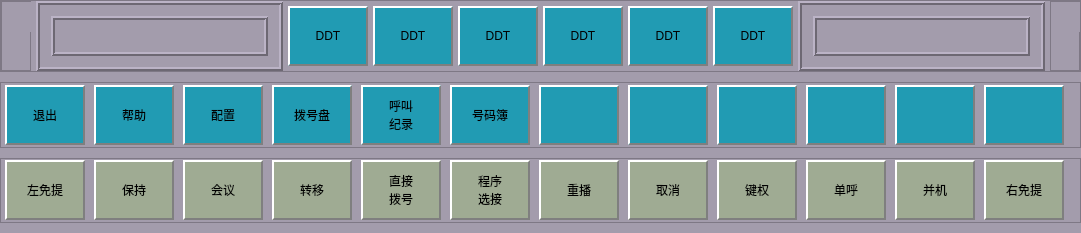
<?xml version="1.0" encoding="UTF-8"?>
<ui version="4.0">
 <class>CPhoneCtrlWidget</class>
 <widget class="QWidget" name="CPhoneCtrlWidget">
  <property name="geometry">
   <rect>
    <x>0</x>
    <y>0</y>
    <width>1081</width>
    <height>233</height>
   </rect>
  </property>
  <property name="windowTitle">
   <string>CPhoneCtrlWidget</string>
  </property>
  <property name="styleSheet">
   <string notr="true">background-color: rgb(163, 156, 172);</string>
  </property>
  <layout class="QVBoxLayout" name="verticalLayout">
   <property name="spacing">
    <number>10</number>
   </property>
   <property name="leftMargin">
    <number>0</number>
   </property>
   <property name="topMargin">
    <number>0</number>
   </property>
   <property name="rightMargin">
    <number>0</number>
   </property>
   <property name="bottomMargin">
    <number>10</number>
   </property>
   <item>
    <widget class="QFrame" name="frame">
     <property name="styleSheet">
      <string notr="true">.QToolButton
{
	background-color: rgb(33, 155, 179);
	border-top:2px solid rgb(255,255,255);
	border-left:2px solid rgb(255,255,255);
	border-right:2px solid rgb(127,127,127);
	border-bottom:2px solid rgb(127,127,127);
}</string>
     </property>
     <property name="frameShape">
      <enum>QFrame::StyledPanel</enum>
     </property>
     <property name="frameShadow">
      <enum>QFrame::Raised</enum>
     </property>
     <layout class="QHBoxLayout" name="horizontalLayout_3">
      <property name="spacing">
       <number>5</number>
      </property>
      <property name="leftMargin">
       <number>0</number>
      </property>
      <property name="topMargin">
       <number>0</number>
      </property>
      <property name="rightMargin">
       <number>0</number>
      </property>
      <property name="bottomMargin">
       <number>0</number>
      </property>
      <item>
       <widget class="QFrame" name="frame_4">
        <property name="maximumSize">
         <size>
          <width>30</width>
          <height>1000</height>
         </size>
        </property>
        <property name="frameShape">
         <enum>QFrame::StyledPanel</enum>
        </property>
        <property name="frameShadow">
         <enum>QFrame::Raised</enum>
        </property>
        <layout class="QVBoxLayout" name="verticalLayout_2">
         <property name="spacing">
          <number>0</number>
         </property>
         <property name="leftMargin">
          <number>0</number>
         </property>
         <property name="topMargin">
          <number>0</number>
         </property>
         <property name="rightMargin">
          <number>0</number>
         </property>
         <property name="bottomMargin">
          <number>0</number>
         </property>
         <item>
          <widget class="QLabel" name="label">
           <property name="sizePolicy">
            <sizepolicy hsizetype="Fixed" vsizetype="Preferred">
             <horstretch>0</horstretch>
             <verstretch>0</verstretch>
            </sizepolicy>
           </property>
           <property name="minimumSize">
            <size>
             <width>30</width>
             <height>30</height>
            </size>
           </property>
           <property name="maximumSize">
            <size>
             <width>30</width>
             <height>30</height>
            </size>
           </property>
           <property name="text">
            <string/>
           </property>
           <property name="pixmap">
            <pixmap resource="../project/DispatherCommunication.qrc">:/img/phone.png</pixmap>
           </property>
           <property name="scaledContents">
            <bool>true</bool>
           </property>
          </widget>
         </item>
         <item>
          <spacer name="verticalSpacer">
           <property name="orientation">
            <enum>Qt::Vertical</enum>
           </property>
           <property name="sizeType">
            <enum>QSizePolicy::Maximum</enum>
           </property>
           <property name="sizeHint" stdset="0">
            <size>
             <width>20</width>
             <height>38</height>
            </size>
           </property>
          </spacer>
         </item>
        </layout>
       </widget>
      </item>
      <item>
       <widget class="QFrame" name="frame_6">
        <property name="frameShape">
         <enum>QFrame::Box</enum>
        </property>
        <property name="frameShadow">
         <enum>QFrame::Raised</enum>
        </property>
        <property name="lineWidth">
         <number>2</number>
        </property>
        <layout class="QVBoxLayout" name="verticalLayout_4">
         <item>
          <widget class="QLabel" name="label_Display_L">
           <property name="font">
            <font>
             <pointsize>20</pointsize>
             <weight>75</weight>
             <bold>true</bold>
            </font>
           </property>
           <property name="frameShape">
            <enum>QFrame::Box</enum>
           </property>
           <property name="frameShadow">
            <enum>QFrame::Raised</enum>
           </property>
           <property name="lineWidth">
            <number>2</number>
           </property>
           <property name="text">
            <string/>
           </property>
           <property name="alignment">
            <set>Qt::AlignCenter</set>
           </property>
          </widget>
         </item>
        </layout>
       </widget>
      </item>
      <item>
       <widget class="QToolButton" name="pushButton">
        <property name="minimumSize">
         <size>
          <width>80</width>
          <height>60</height>
         </size>
        </property>
        <property name="maximumSize">
         <size>
          <width>80</width>
          <height>60</height>
         </size>
        </property>
        <property name="text">
         <string>DDT</string>
        </property>
       </widget>
      </item>
      <item>
       <widget class="QToolButton" name="pushButton_2">
        <property name="minimumSize">
         <size>
          <width>80</width>
          <height>60</height>
         </size>
        </property>
        <property name="maximumSize">
         <size>
          <width>80</width>
          <height>60</height>
         </size>
        </property>
        <property name="text">
         <string>DDT</string>
        </property>
       </widget>
      </item>
      <item>
       <widget class="QToolButton" name="pushButton_3">
        <property name="minimumSize">
         <size>
          <width>80</width>
          <height>60</height>
         </size>
        </property>
        <property name="maximumSize">
         <size>
          <width>80</width>
          <height>60</height>
         </size>
        </property>
        <property name="text">
         <string>DDT</string>
        </property>
       </widget>
      </item>
      <item>
       <widget class="QToolButton" name="pushButton_5">
        <property name="minimumSize">
         <size>
          <width>80</width>
          <height>60</height>
         </size>
        </property>
        <property name="maximumSize">
         <size>
          <width>80</width>
          <height>60</height>
         </size>
        </property>
        <property name="text">
         <string>DDT</string>
        </property>
       </widget>
      </item>
      <item>
       <widget class="QToolButton" name="pushButton_6">
        <property name="minimumSize">
         <size>
          <width>80</width>
          <height>60</height>
         </size>
        </property>
        <property name="maximumSize">
         <size>
          <width>80</width>
          <height>60</height>
         </size>
        </property>
        <property name="text">
         <string>DDT</string>
        </property>
       </widget>
      </item>
      <item>
       <widget class="QToolButton" name="pushButton_4">
        <property name="minimumSize">
         <size>
          <width>80</width>
          <height>60</height>
         </size>
        </property>
        <property name="maximumSize">
         <size>
          <width>80</width>
          <height>60</height>
         </size>
        </property>
        <property name="text">
         <string>DDT</string>
        </property>
       </widget>
      </item>
      <item>
       <widget class="QFrame" name="frame_7">
        <property name="frameShape">
         <enum>QFrame::Box</enum>
        </property>
        <property name="frameShadow">
         <enum>QFrame::Raised</enum>
        </property>
        <property name="lineWidth">
         <number>2</number>
        </property>
        <layout class="QVBoxLayout" name="verticalLayout_5">
         <item>
          <widget class="QLabel" name="label_Display_R">
           <property name="font">
            <font>
             <pointsize>20</pointsize>
             <weight>75</weight>
             <bold>true</bold>
            </font>
           </property>
           <property name="frameShape">
            <enum>QFrame::Box</enum>
           </property>
           <property name="frameShadow">
            <enum>QFrame::Raised</enum>
           </property>
           <property name="lineWidth">
            <number>2</number>
           </property>
           <property name="text">
            <string/>
           </property>
           <property name="alignment">
            <set>Qt::AlignCenter</set>
           </property>
          </widget>
         </item>
        </layout>
       </widget>
      </item>
      <item>
       <widget class="QFrame" name="frame_5">
        <property name="maximumSize">
         <size>
          <width>30</width>
          <height>16777215</height>
         </size>
        </property>
        <property name="frameShape">
         <enum>QFrame::StyledPanel</enum>
        </property>
        <property name="frameShadow">
         <enum>QFrame::Raised</enum>
        </property>
        <layout class="QVBoxLayout" name="verticalLayout_3">
         <property name="spacing">
          <number>0</number>
         </property>
         <property name="leftMargin">
          <number>0</number>
         </property>
         <property name="topMargin">
          <number>0</number>
         </property>
         <property name="rightMargin">
          <number>0</number>
         </property>
         <property name="bottomMargin">
          <number>0</number>
         </property>
         <item>
          <widget class="QLabel" name="label_2">
           <property name="sizePolicy">
            <sizepolicy hsizetype="Fixed" vsizetype="Preferred">
             <horstretch>0</horstretch>
             <verstretch>0</verstretch>
            </sizepolicy>
           </property>
           <property name="minimumSize">
            <size>
             <width>30</width>
             <height>30</height>
            </size>
           </property>
           <property name="maximumSize">
            <size>
             <width>30</width>
             <height>30</height>
            </size>
           </property>
           <property name="text">
            <string/>
           </property>
           <property name="pixmap">
            <pixmap resource="../project/DispatherCommunication.qrc">:/img/phone.png</pixmap>
           </property>
           <property name="scaledContents">
            <bool>true</bool>
           </property>
          </widget>
         </item>
         <item>
          <spacer name="verticalSpacer_2">
           <property name="orientation">
            <enum>Qt::Vertical</enum>
           </property>
           <property name="sizeType">
            <enum>QSizePolicy::Maximum</enum>
           </property>
           <property name="sizeHint" stdset="0">
            <size>
             <width>20</width>
             <height>38</height>
            </size>
           </property>
          </spacer>
         </item>
        </layout>
       </widget>
      </item>
     </layout>
    </widget>
   </item>
   <item>
    <widget class="QFrame" name="frame_2">
     <property name="styleSheet">
      <string notr="true">.QToolButton
{
	background-color: rgb(33, 155, 179);
	border-top:2px solid rgb(255,255,255);
	border-left:2px solid rgb(255,255,255);
	border-right:2px solid rgb(127,127,127);
	border-bottom:2px solid rgb(127,127,127);
}</string>
     </property>
     <property name="frameShape">
      <enum>QFrame::StyledPanel</enum>
     </property>
     <property name="frameShadow">
      <enum>QFrame::Raised</enum>
     </property>
     <layout class="QHBoxLayout" name="horizontalLayout">
      <property name="spacing">
       <number>5</number>
      </property>
      <property name="leftMargin">
       <number>0</number>
      </property>
      <property name="topMargin">
       <number>0</number>
      </property>
      <property name="rightMargin">
       <number>0</number>
      </property>
      <property name="bottomMargin">
       <number>0</number>
      </property>
      <item>
       <widget class="QToolButton" name="Btn_Quit">
        <property name="minimumSize">
         <size>
          <width>80</width>
          <height>60</height>
         </size>
        </property>
        <property name="maximumSize">
         <size>
          <width>80</width>
          <height>60</height>
         </size>
        </property>
        <property name="text">
         <string>退出</string>
        </property>
       </widget>
      </item>
      <item>
       <widget class="QToolButton" name="Btn_Help">
        <property name="minimumSize">
         <size>
          <width>80</width>
          <height>60</height>
         </size>
        </property>
        <property name="maximumSize">
         <size>
          <width>80</width>
          <height>60</height>
         </size>
        </property>
        <property name="text">
         <string>帮助</string>
        </property>
       </widget>
      </item>
      <item>
       <widget class="QToolButton" name="Btn_Config">
        <property name="minimumSize">
         <size>
          <width>80</width>
          <height>60</height>
         </size>
        </property>
        <property name="maximumSize">
         <size>
          <width>80</width>
          <height>60</height>
         </size>
        </property>
        <property name="text">
         <string>配置</string>
        </property>
       </widget>
      </item>
      <item>
       <widget class="QToolButton" name="Btn_Number">
        <property name="minimumSize">
         <size>
          <width>80</width>
          <height>60</height>
         </size>
        </property>
        <property name="maximumSize">
         <size>
          <width>80</width>
          <height>60</height>
         </size>
        </property>
        <property name="text">
         <string>拨号盘</string>
        </property>
       </widget>
      </item>
      <item>
       <widget class="QToolButton" name="Btn_Record">
        <property name="minimumSize">
         <size>
          <width>80</width>
          <height>60</height>
         </size>
        </property>
        <property name="maximumSize">
         <size>
          <width>80</width>
          <height>60</height>
         </size>
        </property>
        <property name="text">
         <string>呼叫
纪录</string>
        </property>
       </widget>
      </item>
      <item>
       <widget class="QToolButton" name="Btn_PhoneBook">
        <property name="minimumSize">
         <size>
          <width>80</width>
          <height>60</height>
         </size>
        </property>
        <property name="maximumSize">
         <size>
          <width>80</width>
          <height>60</height>
         </size>
        </property>
        <property name="text">
         <string>号码簿</string>
        </property>
       </widget>
      </item>
      <item>
       <widget class="QToolButton" name="pushButton_15">
        <property name="minimumSize">
         <size>
          <width>80</width>
          <height>60</height>
         </size>
        </property>
        <property name="maximumSize">
         <size>
          <width>80</width>
          <height>60</height>
         </size>
        </property>
        <property name="text">
         <string/>
        </property>
       </widget>
      </item>
      <item>
       <widget class="QToolButton" name="pushButton_18">
        <property name="minimumSize">
         <size>
          <width>80</width>
          <height>60</height>
         </size>
        </property>
        <property name="maximumSize">
         <size>
          <width>80</width>
          <height>60</height>
         </size>
        </property>
        <property name="text">
         <string/>
        </property>
       </widget>
      </item>
      <item>
       <widget class="QToolButton" name="pushButton_14">
        <property name="minimumSize">
         <size>
          <width>80</width>
          <height>60</height>
         </size>
        </property>
        <property name="maximumSize">
         <size>
          <width>80</width>
          <height>60</height>
         </size>
        </property>
        <property name="text">
         <string/>
        </property>
       </widget>
      </item>
      <item>
       <widget class="QToolButton" name="pushButton_13">
        <property name="minimumSize">
         <size>
          <width>80</width>
          <height>60</height>
         </size>
        </property>
        <property name="maximumSize">
         <size>
          <width>80</width>
          <height>60</height>
         </size>
        </property>
        <property name="text">
         <string/>
        </property>
       </widget>
      </item>
      <item>
       <widget class="QToolButton" name="pushButton_17">
        <property name="minimumSize">
         <size>
          <width>80</width>
          <height>60</height>
         </size>
        </property>
        <property name="maximumSize">
         <size>
          <width>80</width>
          <height>60</height>
         </size>
        </property>
        <property name="text">
         <string/>
        </property>
       </widget>
      </item>
      <item>
       <widget class="QToolButton" name="pushButton_16">
        <property name="minimumSize">
         <size>
          <width>80</width>
          <height>60</height>
         </size>
        </property>
        <property name="maximumSize">
         <size>
          <width>80</width>
          <height>60</height>
         </size>
        </property>
        <property name="text">
         <string/>
        </property>
       </widget>
      </item>
     </layout>
    </widget>
   </item>
   <item>
    <widget class="QFrame" name="frame_3">
     <property name="styleSheet">
      <string notr="true">.QToolButton
{
	background-color: rgb(159, 171, 147);
	border-top:2px solid rgb(255,255,255);
	border-left:2px solid rgb(255,255,255);
	border-right:2px solid rgb(127,127,127);
	border-bottom:2px solid rgb(127,127,127);
}</string>
     </property>
     <property name="frameShape">
      <enum>QFrame::StyledPanel</enum>
     </property>
     <property name="frameShadow">
      <enum>QFrame::Raised</enum>
     </property>
     <layout class="QHBoxLayout" name="horizontalLayout_2">
      <property name="spacing">
       <number>5</number>
      </property>
      <property name="leftMargin">
       <number>0</number>
      </property>
      <property name="topMargin">
       <number>0</number>
      </property>
      <property name="rightMargin">
       <number>0</number>
      </property>
      <property name="bottomMargin">
       <number>0</number>
      </property>
      <item>
       <widget class="QToolButton" name="Btn_LoudSpeaker_L">
        <property name="minimumSize">
         <size>
          <width>80</width>
          <height>60</height>
         </size>
        </property>
        <property name="maximumSize">
         <size>
          <width>80</width>
          <height>60</height>
         </size>
        </property>
        <property name="text">
         <string>左免提</string>
        </property>
       </widget>
      </item>
      <item>
       <widget class="QToolButton" name="Btn_Hold">
        <property name="minimumSize">
         <size>
          <width>80</width>
          <height>60</height>
         </size>
        </property>
        <property name="maximumSize">
         <size>
          <width>80</width>
          <height>60</height>
         </size>
        </property>
        <property name="text">
         <string>保持</string>
        </property>
       </widget>
      </item>
      <item>
       <widget class="QToolButton" name="Btn_Meeting">
        <property name="minimumSize">
         <size>
          <width>80</width>
          <height>60</height>
         </size>
        </property>
        <property name="maximumSize">
         <size>
          <width>80</width>
          <height>60</height>
         </size>
        </property>
        <property name="text">
         <string>会议</string>
        </property>
       </widget>
      </item>
      <item>
       <widget class="QToolButton" name="Btn_Translate">
        <property name="minimumSize">
         <size>
          <width>80</width>
          <height>60</height>
         </size>
        </property>
        <property name="maximumSize">
         <size>
          <width>80</width>
          <height>60</height>
         </size>
        </property>
        <property name="text">
         <string>转移</string>
        </property>
       </widget>
      </item>
      <item>
       <widget class="QToolButton" name="Btn_Direct_Call">
        <property name="minimumSize">
         <size>
          <width>80</width>
          <height>60</height>
         </size>
        </property>
        <property name="maximumSize">
         <size>
          <width>80</width>
          <height>60</height>
         </size>
        </property>
        <property name="text">
         <string>直接
拨号</string>
        </property>
       </widget>
      </item>
      <item>
       <widget class="QToolButton" name="Btn_Pro_Sele">
        <property name="minimumSize">
         <size>
          <width>80</width>
          <height>60</height>
         </size>
        </property>
        <property name="maximumSize">
         <size>
          <width>80</width>
          <height>60</height>
         </size>
        </property>
        <property name="text">
         <string>程序
选接</string>
        </property>
       </widget>
      </item>
      <item>
       <widget class="QToolButton" name="Btn_Recall">
        <property name="minimumSize">
         <size>
          <width>80</width>
          <height>60</height>
         </size>
        </property>
        <property name="maximumSize">
         <size>
          <width>80</width>
          <height>60</height>
         </size>
        </property>
        <property name="text">
         <string>重播</string>
        </property>
       </widget>
      </item>
      <item>
       <widget class="QToolButton" name="Btn_Cancel">
        <property name="minimumSize">
         <size>
          <width>80</width>
          <height>60</height>
         </size>
        </property>
        <property name="maximumSize">
         <size>
          <width>80</width>
          <height>60</height>
         </size>
        </property>
        <property name="text">
         <string>取消</string>
        </property>
       </widget>
      </item>
      <item>
       <widget class="QToolButton" name="Btn_Right">
        <property name="minimumSize">
         <size>
          <width>80</width>
          <height>60</height>
         </size>
        </property>
        <property name="maximumSize">
         <size>
          <width>80</width>
          <height>60</height>
         </size>
        </property>
        <property name="text">
         <string>键权</string>
        </property>
       </widget>
      </item>
      <item>
       <widget class="QToolButton" name="Btn_Single_Call">
        <property name="minimumSize">
         <size>
          <width>80</width>
          <height>60</height>
         </size>
        </property>
        <property name="maximumSize">
         <size>
          <width>80</width>
          <height>60</height>
         </size>
        </property>
        <property name="text">
         <string>单呼</string>
        </property>
       </widget>
      </item>
      <item>
       <widget class="QToolButton" name="Btn_Mix_Call">
        <property name="minimumSize">
         <size>
          <width>80</width>
          <height>60</height>
         </size>
        </property>
        <property name="maximumSize">
         <size>
          <width>80</width>
          <height>60</height>
         </size>
        </property>
        <property name="text">
         <string>并机</string>
        </property>
       </widget>
      </item>
      <item>
       <widget class="QToolButton" name="Btn_LoudSpeaker_R">
        <property name="minimumSize">
         <size>
          <width>80</width>
          <height>60</height>
         </size>
        </property>
        <property name="maximumSize">
         <size>
          <width>80</width>
          <height>60</height>
         </size>
        </property>
        <property name="text">
         <string>右免提</string>
        </property>
       </widget>
      </item>
     </layout>
    </widget>
   </item>
  </layout>
 </widget>
 <layoutdefault spacing="6" margin="11"/>
 <resources>
  <include location="../project/DispatherCommunication.qrc"/>
 </resources>
 <connections/>
</ui>
